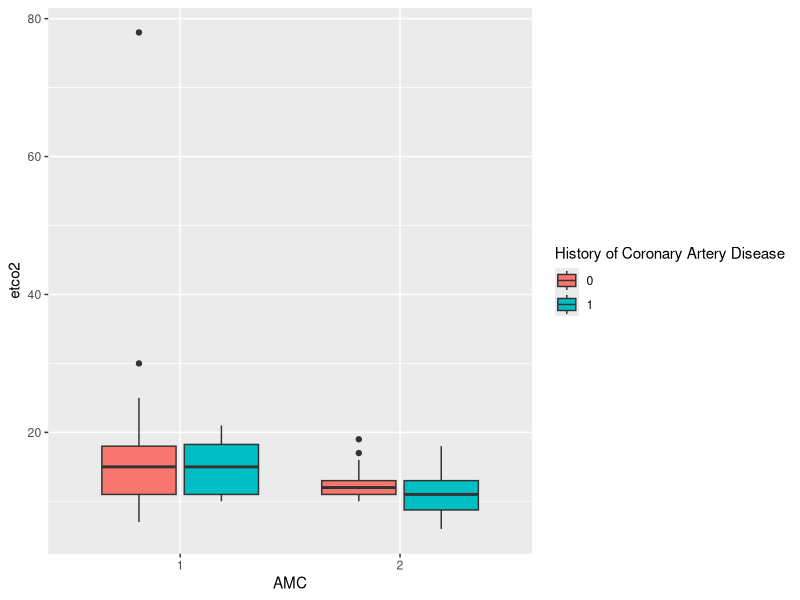
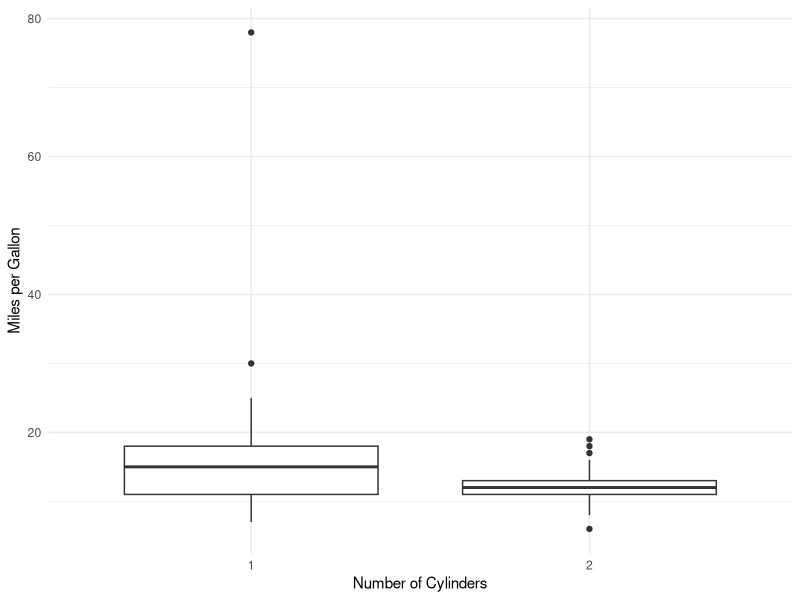

R code for these plots, in order: (Note: this script raises an error after producing the figures.)
## ---- chunk 1
knitr::opts_chunk$set(echo = TRUE)
## ---- chunk 2
library(readxl)
data <- read_excel("cardiac_arrests.xlsx")
data[data==9999] <- NA
head(data)
data <- na.omit(data)
## ---- chunk 3
library(ggplot2)

ggplot(data, aes(x=as.factor(amc), y=etco2, fill=as.factor(hist1)))+
  geom_boxplot()+
  labs(x="AMC", y="etco2", fill="History of Coronary Artery Disease")+
  scale_color_manual(
    values = c("purple", "blue"),  # Set custom colors for the levels
    labels = c("No", "Yes")  # Custom legend labels
  )

## ---- chunk 4
ggplot(data, aes(x = as.factor(amc), y = etco2)) +  
  geom_boxplot() +
  labs(x = "Number of Cylinders", y = "Miles per Gallon") +
  theme_minimal()
## ---- chunk 5
ggplot(mtcars, aes(x = amc, y = etco2)) +
  geom_violin() +
  labs(x = "Number of Cylinders", y = "Miles per Gallon") +
  theme_minimal()

